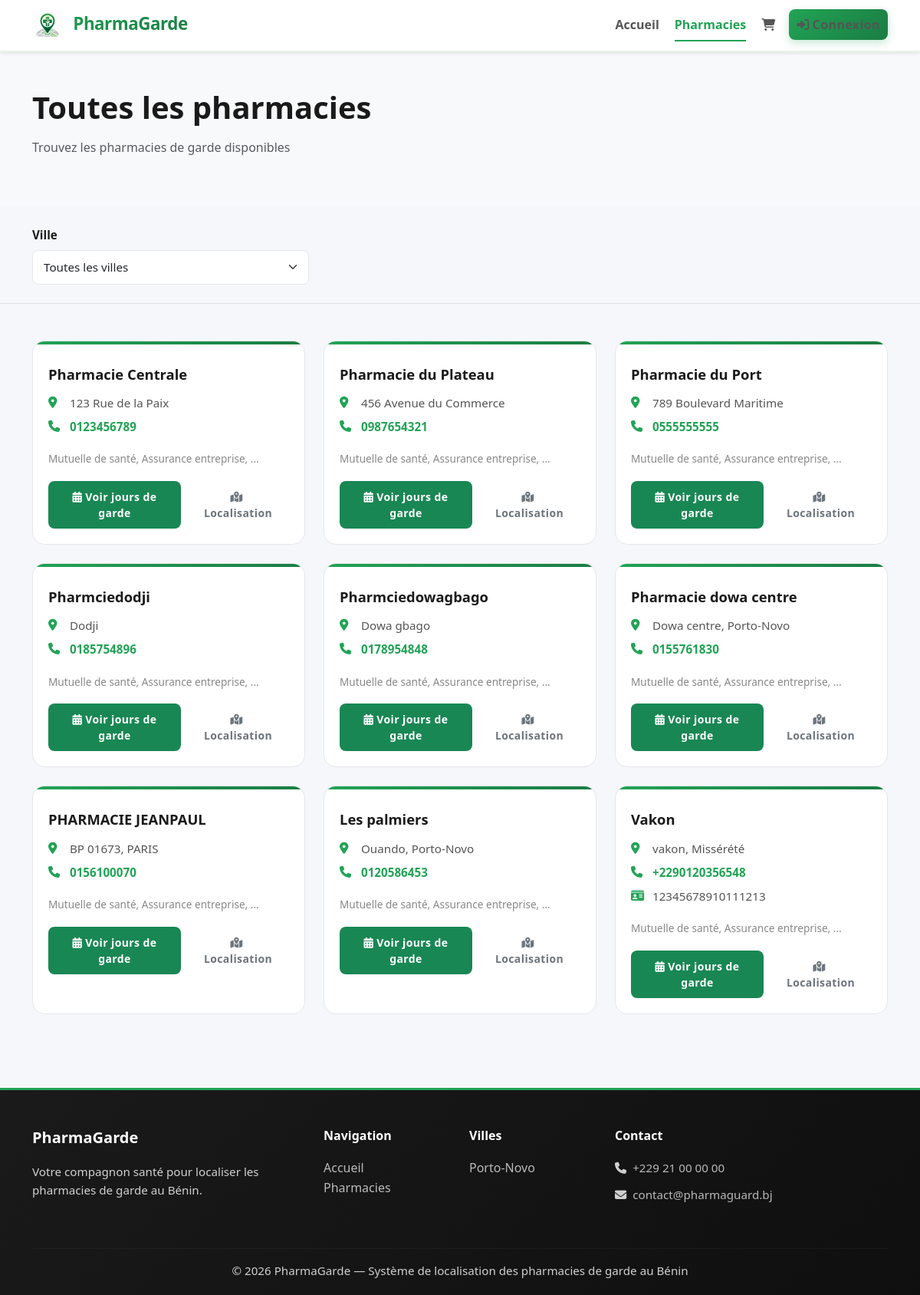
Screenshot of /frontend/users/clients/pharmacies.php with the database file from the repository.
### tables this page shows
CREATE TABLE IF NOT EXISTS `pharmacies` (
  `id` int NOT NULL AUTO_INCREMENT,
  `nom` varchar(150) NOT NULL,
  `adresse` text NOT NULL,
  `telephone` varchar(20) DEFAULT NULL,
  `email` varchar(150) DEFAULT NULL,
  `horaire_ouverture` time DEFAULT NULL,
  `horaire_fermeture` time DEFAULT NULL,
  `pharmacien_id` int DEFAULT NULL,
  `date_inscription` datetime DEFAULT CURRENT_TIMESTAMP,
  `ville` varchar(100) DEFAULT NULL,
  `ifu` varchar(20) DEFAULT NULL,
  PRIMARY KEY (`id`),
  KEY `pharmacien_id` (`pharmacien_id`),
  KEY `nom` (`nom`)
);

### frontend/includes/session.php (called while the page is built, shortened)
<?php
function isLoggedIn() {
    return isset($_SESSION['user_id']);
}
?>

### frontend/users/clients/pharmacies.php (the view, shortened to what this page needs)
<?php
require_once __DIR__ . '/../../includes/session.php';
$currentUser = isLoggedIn() ? getCurrentUser() : null;
?>
<!DOCTYPE html>
<html lang="fr">
<head>
  <link href="https://cdn.jsdelivr.net/npm/bootstrap@5.3.2/dist/css/bootstrap.min.css" rel="stylesheet" />
  <link rel="stylesheet" href="https://cdnjs.cloudflare.com/ajax/libs/font-awesome/6.4.0/css/all.min.css" />
  <link rel="stylesheet" href="css/variables.css" />
  <link rel="stylesheet" href="css/styles.css" />
</head>
<body>
  <?php include __DIR__ . '/../../includes/nav-client.php'; ?>
  <main>
    <section class="bg-light py-5">
      <div class="container-lg">
        <h1 class="fw-bold mb-3">Toutes les pharmacies</h1>
        <p class="text-muted">Trouvez les pharmacies de garde disponibles</p>
      </div>
    </section>
    <section class="py-4 border-bottom">
      <div class="container-lg">
        <div class="row g-3 align-items-end">
          <div class="col-md-4">
            <label for="city-filter" class="form-label fw-bold">Ville</label>
            <select class="form-select" id="city-filter">
              <option value="">Toutes les villes</option>
            </select>
          </div>
        </div>
      </div>
    </section>
    <section class="py-5">
      <div class="container-lg">
        <div class="row gy-4">
          <?php
          $db = Database::getInstance()->getConnection();
          $today = date('Y-m-d');
          $stmt = $db->query('SELECT * FROM pharmacies');
          $pharmacies = $stmt->fetchAll();
          $pharmaciesOnDuty = [];
          $pharmaciesOffDuty = [];
          foreach ($pharmacies as $pharmacie) {
            $stmtGarde = $db->prepare('SELECT * FROM gardes WHERE pharmacie_id = ? AND date_garde = ?');
            $stmtGarde->execute([$pharmacie['id'], $today]);
            $gardeToday = $stmtGarde->fetch();
            if ($gardeToday) {
              $pharmaciesOnDuty[] = $pharmacie;
            } else {
              $pharmaciesOffDuty[] = $pharmacie;
            }
          }
          $pharmacies = array_merge($pharmaciesOnDuty, $pharmaciesOffDuty);
          foreach ($pharmacies as $pharmacie):
          ?>
          <div class="col-md-6 col-lg-4">
            <div class="pharmacy-card">
              <div class="pharmacy-info">
                <h5 class="pharmacy-name"><?php echo htmlspecialchars($pharmacie['nom']); ?></h5>
                <div class="pharmacy-detail">
                  <i class="fas fa-map-marker-alt"></i>
                  <span><?php echo htmlspecialchars($pharmacie['adresse']); ?><?php if ($pharmacie['ville']): ?>, <?php echo htmlspecialchars($pharmacie['ville']); ?><?php endif; ?></span>
                </div>
                <div class="pharmacy-detail">
                  <i class="fas fa-phone"></i>
                  <a href="tel:<?php echo htmlspecialchars($pharmacie['telephone']); ?>"><?php echo htmlspecialchars($pharmacie['telephone']); ?></a>
                </div>
                <?php if ($pharmacie['ifu']): ?>
                <div class="pharmacy-detail">
                  <i class="fas fa-id-card"></i>
                  <span><?php echo htmlspecialchars($pharmacie['ifu']); ?></span>
                </div>
                <?php endif; ?>
                <p class="pharmacy-insurance">Mutuelle de santé, Assurance entreprise, ...</p>
                <div class="d-flex gap-2 mt-2">
                  <button class="btn btn-sm btn-success flex-fill" data-bs-toggle="modal" data-bs-target="#gardeModal<?php echo $pharmacie['id']; ?>">
                    <i class="fas fa-calendar-alt me-1"></i>Voir jours de garde
                  </button>
                  <a href="https://www.google.com/maps/search/<?php echo urlencode($pharmacie['nom'] . ' ' . $pharmacie['adresse']); ?>" target="_blank" class="btn btn-sm btn-outline-secondary flex-fill">
                    <i class="fas fa-map-marked-alt me-1"></i>Localisation
                  </a>
                </div>
              </div>
            </div>
          </div>
          <?php endforeach; ?>
        </div>
      </div>
    </section>
  </main>
  <?php include __DIR__ . '/../../includes/footer.php'; ?>
</body>
</html>

### frontend/includes/nav-client.php (shortened to what this page needs)
<?php
$currentPage = basename($_SERVER['PHP_SELF'], '.php');
$currentUser = $currentUser ?? null;
?>
<nav class="navbar navbar-expand-lg navbar-light">
  <div class="container-lg">
    <a class="navbar-brand" href="index.php"><img src="../../images/logo.png" alt="PharmaGarde" class="logo-nav me-2" style="height: 40px; display: inline-block;"> PharmaGarde</a>
    <div class="collapse navbar-collapse" id="navbarNav">
      <ul class="navbar-nav ms-auto">
        <li class="nav-item">
          <a class="nav-link <?php echo $currentPage === 'index' ? 'active' : ''; ?>" href="index.php">Accueil</a>
        </li>
        <li class="nav-item">
          <a class="nav-link <?php echo $currentPage === 'pharmacies' ? 'active' : ''; ?>" href="pharmacies.php">Pharmacies</a>
        </li>
        <li class="nav-item">
          <a class="nav-link cart-badge" href="#" onclick="openCartModal(); return false;">
            <i class="fas fa-shopping-cart"></i>
          </a>
        </li>
        <li class="nav-item" id="authNav">
          <?php if ($currentUser): ?>
            <div class="nav-item dropdown">
              <a class="nav-link dropdown-toggle" href="#" id="userDropdown" role="button" data-bs-toggle="dropdown">
                <i class="fas fa-user-circle me-1"></i><?php echo escape($currentUser['prenom']); ?>
              </a>
              <ul class="dropdown-menu" aria-labelledby="userDropdown">
                <li><a class="dropdown-item" href="profil.php"><i class="fas fa-user me-2"></i>Mon Profil</a></li>
                <li><a class="dropdown-item" href="profil.php?tab=reservations"><i class="fas fa-calendar-check me-2"></i>Mes Réservations</a></li>
                <li><hr class="dropdown-divider"></li>
                <li><a class="dropdown-item text-danger logout-btn" href="#" onclick="showLogoutModal(); return false;"><i class="fas fa-sign-out-alt me-2"></i>Déconnexion</a></li>
              </ul>
            </div>
          <?php else: ?>
            <a class="nav-link btn btn-primary text-white ms-2" href="connexion.php">
              <i class="fas fa-sign-in-alt me-1"></i>Connexion
            </a>
          <?php endif; ?>
        </li>
      </ul>
    </div>
  </div>
</nav>

### frontend/includes/footer.php (shortened to what this page needs)
<footer class="mt-5">
  <div class="container-lg">
    <div class="row gy-4 mb-5">
      <div class="col-lg-4">
        <h5> PharmaGarde</h5>
        <p>Votre compagnon santé pour localiser les pharmacies de garde au Bénin.</p>
      </div>
      <div class="col-md-6 col-lg-2">
        <h6>Navigation</h6>
        <ul class="list-unstyled">
          <li><a href="index.php">Accueil</a></li>
          <li><a href="pharmacies.php">Pharmacies</a></li>
        </ul>
      </div>
      <div class="col-md-6 col-lg-2">
        <h6>Villes</h6>
        <ul class="list-unstyled">
          <li><a href="#">Porto-Novo</a></li>
        </ul>
      </div>
      <div class="col-lg-4">
        <h6>Contact</h6>
        <p>
          <i class="fas fa-phone me-2"></i><a href="tel:+22921000000">+229 21 00 00 00</a>
        </p>
        <p>
          <i class="fas fa-envelope me-2"></i><a href="mailto:contact@pharmaguard.bj">contact@pharmaguard.bj</a>
        </p>
      </div>
    </div>
    <hr />
    <div class="text-center">
      <p class="mb-0">© 2026 PharmaGarde — Système de localisation des pharmacies de garde au Bénin</p>
    </div>
  </div>
</footer>

### frontend/users/clients/css/variables.css (style rules this page uses)
:root { --primary: #22a356; --primary-dark: #1a7d43; --primary-light: #3db57a; --primary-lighter: #e8f5e9; --secondary: #0066cc; --secondary-dark: #0052a3; --secondary-light: #3399ff; --danger: #e74c3c; --danger-light: #fadbd8; --success: #22a356; --success-light: #d5f4e6; --warning: #f39c12; --warning-light: #fef5e7; --info: #3498db; --info-light: #d6eaf8; --text-dark: #1a1a1a; --text-muted: #555555; --text-light: #888888; --text-white: #ffffff; --bg-light: #f5f7fa; --bg-lighter: #f9fafb; --bg-white: #ffffff; --bg-dark: #1f2937; --bg-darkest: #111827; --border-color: #d1d5db; --border-color-light: #e5e7eb; --border-radius: 12px; --border-radius-lg: 16px; --shadow-xs: 0 1px 2px rgba(0, 0, 0, 0.05); --shadow-sm: 0 2px 4px rgba(0, 0, 0, 0.08); --shadow-md: 0 4px 12px rgba(0, 0, 0, 0.12); --shadow-lg: 0 8px 20px rgba(0, 0, 0, 0.15); --shadow-xl: 0 12px 32px rgba(0, 0, 0, 0.18); --transition: all 0.3s cubic-bezier(0.4, 0, 0.2, 1); --transition-fast: all 0.15s ease-out; --transition-slow: all 0.5s ease-out; --gradient-primary: linear-gradient(135deg, #22a356 0%, #1a7d43 100%); --gradient-secondary: linear-gradient(135deg, #0066cc 0%, #003d8f 100%); }
* { margin: 0; padding: 0; box-sizing: border-box; }
html { scroll-behavior: smooth; }
body { font-family: "Segoe UI", Tahoma, Geneva, Verdana, sans-serif; color: var(--text-dark); background-color: var(--bg-light); line-height: 1.6; }

### rows the page displays
pharmacies: nom "Pharmacie Centrale", adresse "123 Rue de la Paix", telephone "0123456789"
pharmacies: nom "Pharmacie du Plateau", adresse "456 Avenue du Commerce", telephone "0987654321"
pharmacies: nom "Pharmacie du Port", adresse "789 Boulevard Maritime", telephone "0555555555"
pharmacies: nom "Pharmciedodji", adresse "Dodji", telephone "0185754896"
pharmacies: nom "Pharmciedowagbago", adresse "Dowa gbago", telephone "0178954848"
pharmacies: nom "Pharmacie dowa centre", adresse "Dowa centre", ville "Porto-Novo", telephone "0155761830"
pharmacies: nom "PHARMACIE JEANPAUL", adresse "BP 01673", ville "PARIS", telephone "0156100070"
pharmacies: nom "Les palmiers", adresse "Ouando", ville "Porto-Novo", telephone "0120586453"
pharmacies: nom "Vakon", adresse "vakon", ville "Missérété", telephone "+2290120356548", ifu "12345678910111213"
